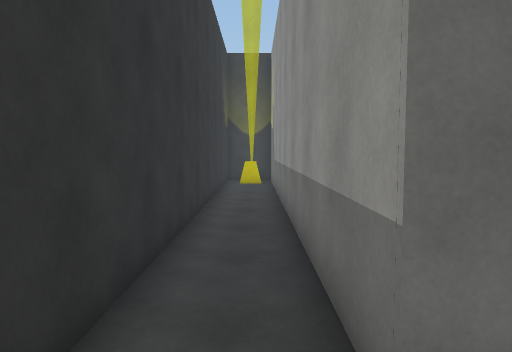
[1] (above)

24 first-person views from a walk through a scene from a Unity 3-D project. The camera is 1.5 m above the floor, tilts 4° down and sees 70° across. Doors are open. The floor is counted in squares, 1 m on a side. Each view is taken from the middle of a square. On the plan, view 1 faces up. The plan holds only what a view shows up to about 16 squares ahead; the rest is blank. The place goes on beyond the plan. The player is left out.

[2]
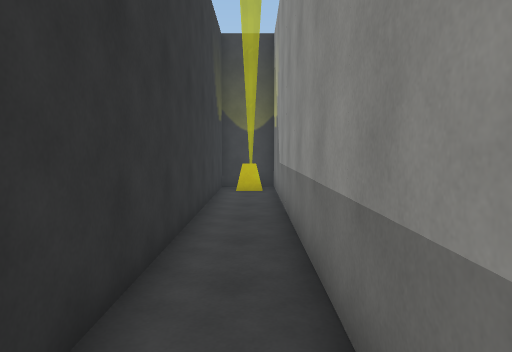

[3]
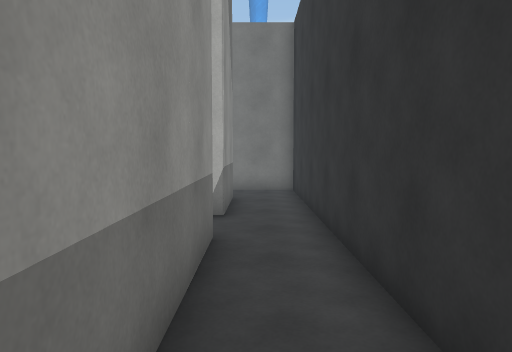

[4]
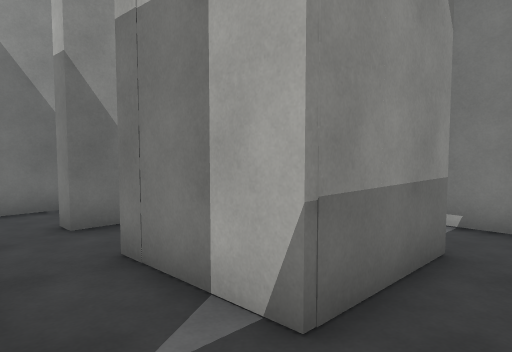

[5]
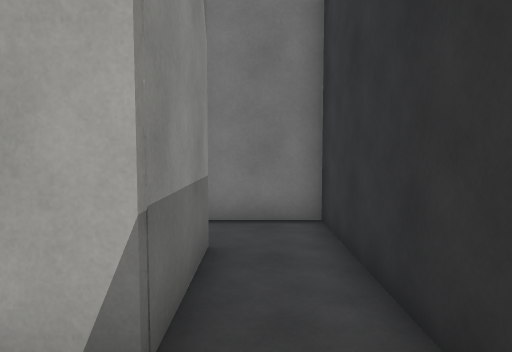

[6]
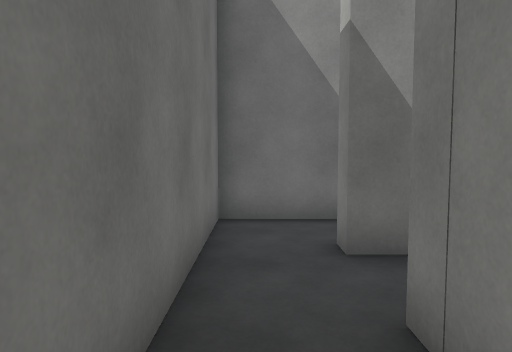

[7]
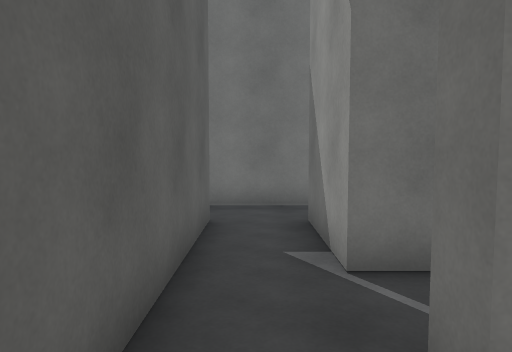

[8]
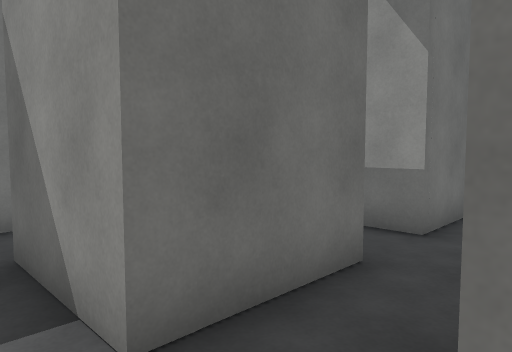

[9]
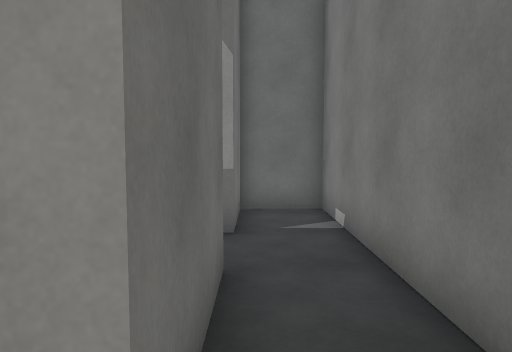

[10]
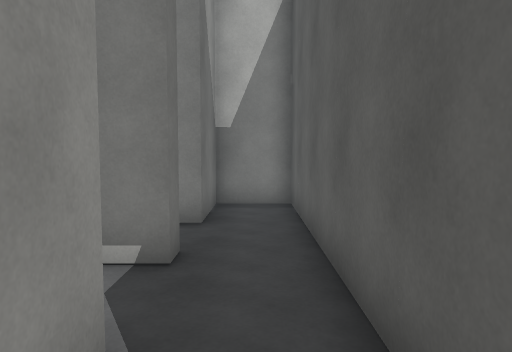

[11]
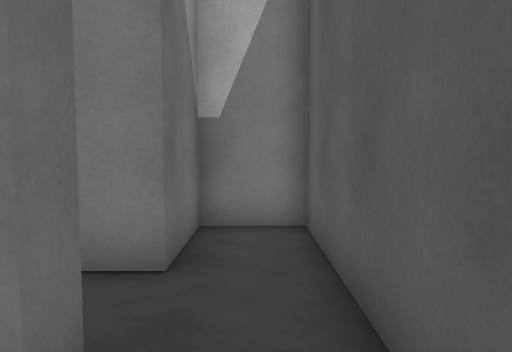

[12]
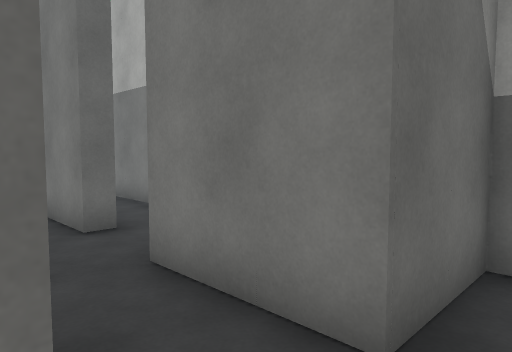

[13]
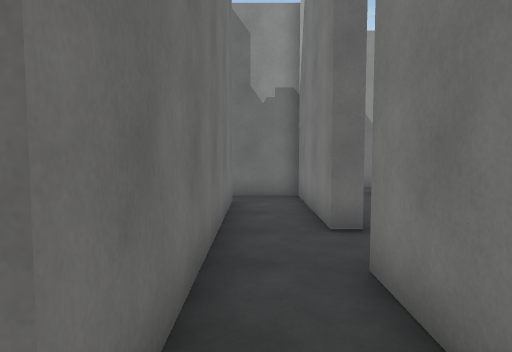

[14]
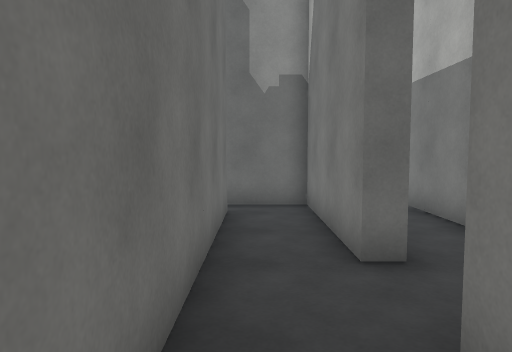

[15]
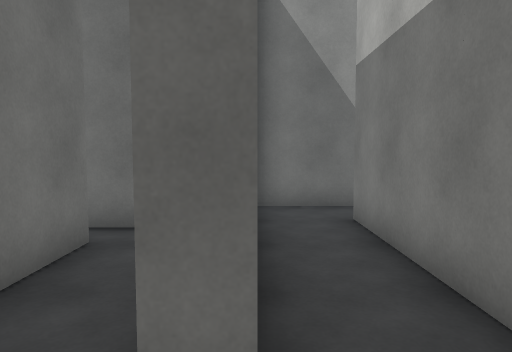

[16]
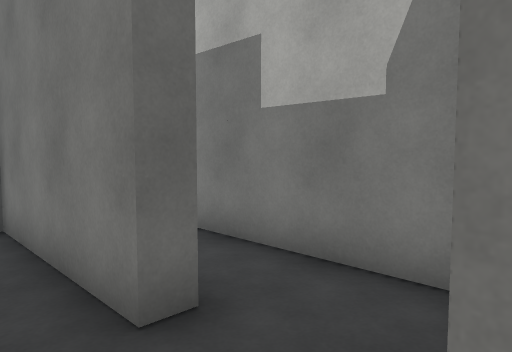

[17]
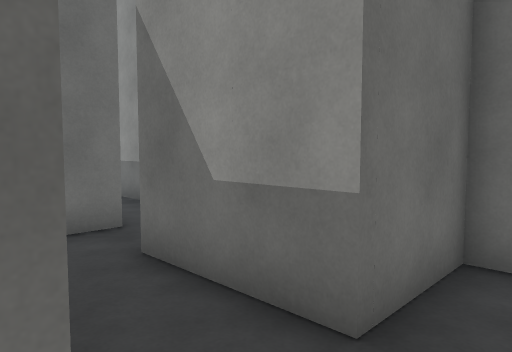

[18]
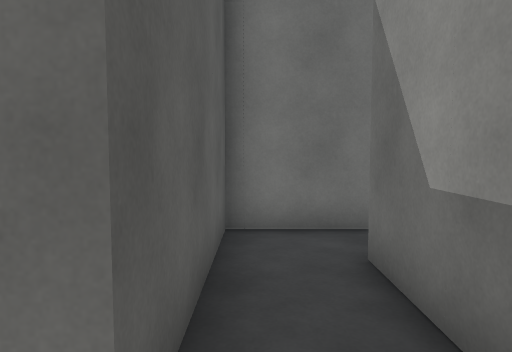

[19]
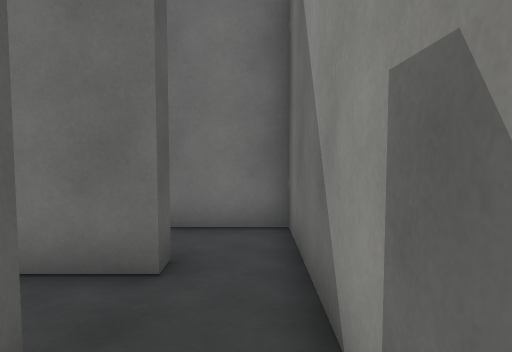

[20]
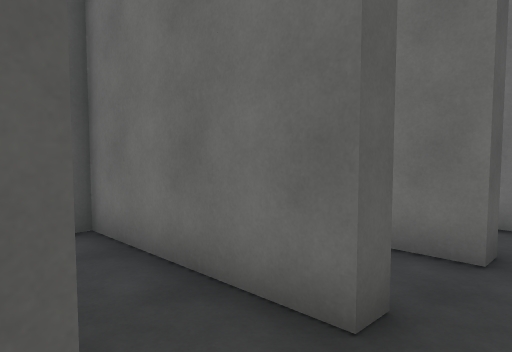

[21]
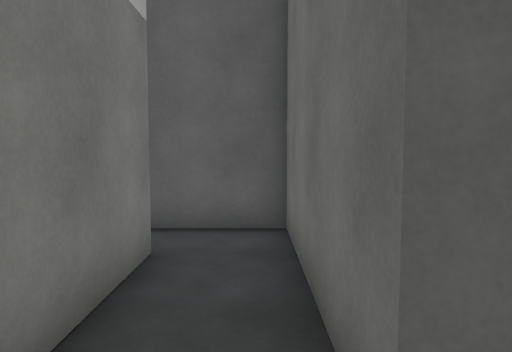

[22]
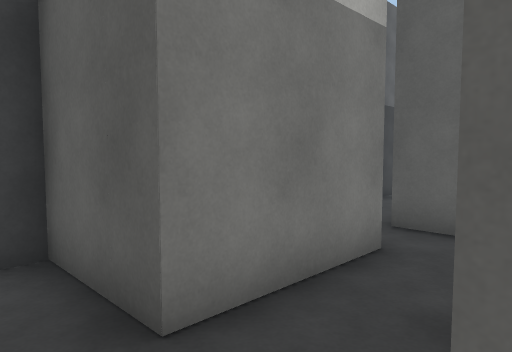

[23]
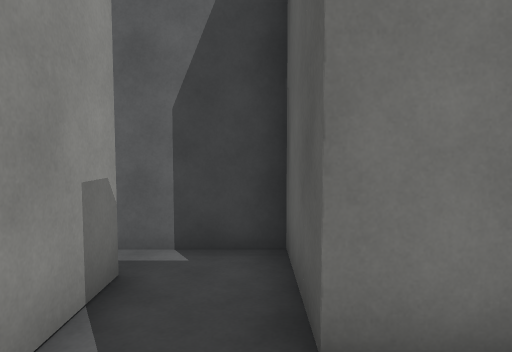

[24]
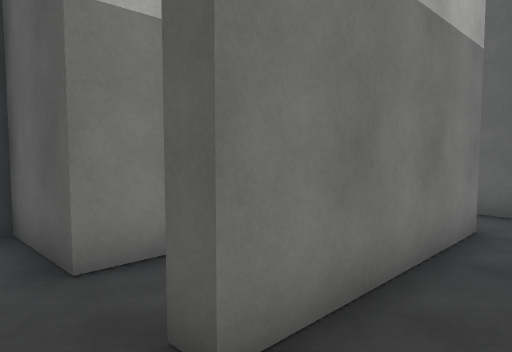

### Floor plan
Ten units are one square. View 1 is at (0, 0); x grows to the right and y downward. Boxes are objects, and circles mark ways between rooms. Rooms are numbered by the first view taken in them; rooms with no view inside come last. Other rooms are left out.
<svg viewBox="-19 -185 225 385">
<path fill="none" stroke="#000" d="M56 -18 7 -18 7 -180 -14 -180 -14 57 5 57M7 36 7 3 40 3M2 -166 -6 -166M118 84 169 84 169 58M159 63 61 63 61 57M40 55 40 111 61 111 61 84 95 84M61 57 142 57 142 36 115 36 115 0M122 -18 94 -18 94 36 61 36 61 3M40 3 40 55M118 91 118 84M101 111 178 111M196 105 196 90 172 90M175 138 175 144 121 144 121 171M138 165 175 165M196 164 196 135M196 184 196 164M175 165 175 195 201 195M178 111 178 117 161 117M115 138 175 138M196 135 196 105M61 3 68 3M88 10 88 -18 56 -18"/>
<circle cx="50" cy="10" r="3" fill="#2a7"/>
<circle cx="60" cy="-5" r="3" fill="#2a7"/>
<circle cx="55" cy="60" r="3" fill="#2a7"/>
<circle cx="105" cy="90" r="3" fill="#2a7"/>
<circle cx="185" cy="110" r="3" fill="#2a7"/>
<circle cx="185" cy="175" r="3" fill="#2a7"/>
<circle cx="185" cy="140" r="3" fill="#2a7"/>
<text x="0" y="-50">1</text>
<text x="100" y="80">2</text>
<text x="100" y="30">3</text>
<text x="140" y="100">4</text>
<text x="160" y="150">5</text>
<text x="190" y="180">6</text>
<text x="150" y="120">7</text>
<text x="70" y="0">8</text>
</svg>
Room 1 opens to room 3. Room 1 opens to room 8. Room 2 opens to room 3. Room 2 opens to room 4. Room 4 opens to room 7. Room 5 opens to room 6. Room 5 opens to room 7.

Where each view was taken, in squares from view 1:
view 1: 0 up, 0 right, facing up
view 2: 3 up, 0 right, facing up
view 3: 8 up, 0 right, facing down
view 4: 2 up, 1 left, facing down-right
view 5: 2 up, 0 right, facing down
view 6: 1 up, 1 right, facing right
view 7: 8 down, 5 right, facing up
view 8: 6 down, 5 right, facing up-right
view 9: 4 down, 5 right, facing right
view 10: 1 down, 5 right, facing down
view 11: 4 down, 5 right, facing down
view 12: 6 down, 5 right, facing down-right
view 13: 7 down, 5 right, facing right
view 14: 7 down, 7 right, facing right
view 15: 9 down, 10 right, facing right
view 16: 7 down, 9 right, facing down-right
view 17: 5 down, 9 right, facing up-right
view 18: 5 down, 10 right, facing up
view 19: 16 down, 19 right, facing up
view 20: 17 down, 19 right, facing up-left
view 21: 15 down, 19 right, facing left
view 22: 14 down, 19 right, facing down-left
view 23: 14 down, 18 right, facing down
view 24: 12 down, 19 right, facing down-left
